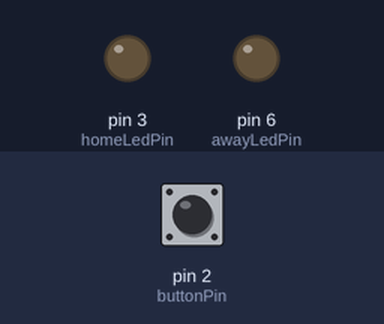
This sketch was run on a simulated Arduino Uno, built with avr-gcc and run on an emulated ATmega328P. On the bench: output pins drawn as LEDs (lit = HIGH). The test bench sets the inputs (shaded band); at power-on: pin 2 (buttonPin) HIGH. What the sketch prints to the serial monitor is not drawn.

Above: at 1.2 s.
1.3 s: pin 2 (buttonPin) pulled LOW for 0.15 s
At 2.3 s:
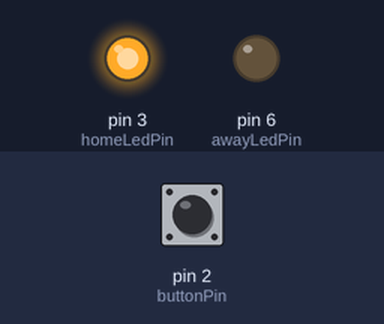
2.9 s: pin 2 (buttonPin) pulled LOW for 1 s
At 3.6 s:
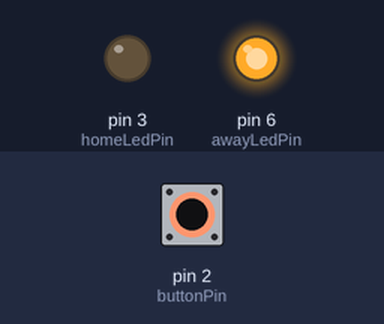
5.4 s: pin 2 (buttonPin) pulled LOW for 3.2 s
At 6.6 s:
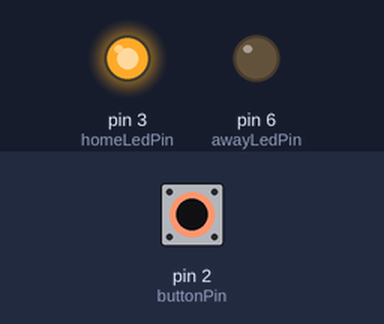
Timing chart, 0 to 8.4 s (numbered marks = the images above; inputs shaded):
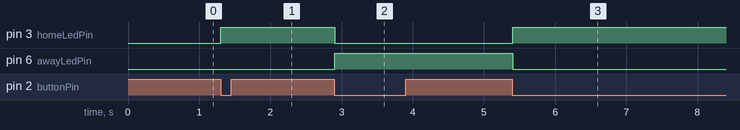

The sketch:

spaceAPI.ino
```cpp
// (licence header left out)
#include <EtherCard.h>

#define REQUEST_RATE 5000 // milliseconds

static byte techincIp[] = { 82, 94, 235, 169 } ;

char techincSite[] PROGMEM = "www.techinc.nl";
char googleSite[] PROGMEM = "www.google.com";


// ethernet interface mac address
static byte mymac[] = { 0x74,0x69,0x69,0x2D,0x30,0x31 };
// ethernet interface ip address
static byte myip[] = { 192,168,3,203 }; // nanode ip
// gateway ip address
static byte gwip[] = { 192,168,3,1 }; // gateway (router) ip
// remote website ip address and port
static byte hisip[] = { 192,168,3,1 }; // ip of the site you request
// remote website name
char website[] PROGMEM = "192.168.3.1"; // the hostname of the url of the site you request

// ~guidocalvano/
static BufferFiller bfill;  // used as cursor while filling the buffer
byte Ethernet::buffer[500];   // a very small tcp/ip buffer is enough here
static long timer;

int awayLedPin = 6 ;
int homeLedPin = 3 ;
int buttonPin = 2 ;

/*

char page[] PROGMEM = "HTTP/1.0 200 OK\r\n"
"Content-Type: text/html\r\n"
"\r\n"
"<html>"
  "<head><title>"
    "No worries"
  "</title></head>"
  "<body>"
    "<h3>This service is currently fine</h3>"
    "<p><em>"
      "The main server is currently on-line.<br />"
    "</em></p>"
  "</body>"
"</html>"
;
*/


byte* nextLine( byte* bufferOffset )
  {
   while( *bufferOffset != '\n' )
     bufferOffset++ ;

   bufferOffset++ ;

   return bufferOffset ;
  } ;

/*
void processUpdate()
  {
   word len = ether.packetReceive() ;
   word pos = ether.packetLoop(len) ;

   if( pos )
      {

       Serial.println( "start of packet\n" );
       bfill = ether.tcpOffset();
       byte* dataOffset = (byte*) Ethernet::buffer + pos ;

       Serial.println( (char*) dataOffset ) ;

       byte* next = nextLine( nextLine( nextLine( nextLine( nextLine( nextLine( dataOffset ) ) ) ) ) ) ;

       Serial.println( "payload" ) ;
       Serial.println( (char*) next ) ;

       word offset = *next ;
       next++ ;
       word length = *next ;
       next++ ;

       for( int i = 0 ; i < length ; i++ )
          {
           pwmVal[ offset + i ] =  *next ;
           next++ ;
          }

       Serial.println( "end of packet\n" );

       memcpy_P(ether.tcpOffset(), page, sizeof page);
       ether.httpServerReply(sizeof page - 1);
     }
    } ;
*/
// called when the client request is complete

static void my_callback (byte status, word off, word len) {

  Serial.println(">>>");
  Ethernet::buffer[off+300] = 0;
  Serial.print((const char*) Ethernet::buffer + off);
  Serial.println("...");
}

void setupEtherCard()
    {
     if (ether.begin(sizeof Ethernet::buffer, mymac) == 0)
         Serial.println( "Failed to access Ethernet controller");

     ether.staticSetup(myip, gwip);

     ether.copyIp(ether.hisip, hisip);
     ether.printIp("Server: ", ether.hisip);

     while (ether.clientWaitingGw())
        ether.packetLoop(ether.packetReceive());

     Serial.println("Gateway found");

  if (!ether.dnsLookup(techincSite))
    Serial.println("DNS failed");

         Serial.println("DNS lookup win");
    }


int isDown = false ;
int someoneHome = false ;

void setHome()
  {

   // Serial.println( "setHome()" ) ;
   digitalWrite( homeLedPin, HIGH ) ;
   digitalWrite( awayLedPin, LOW  ) ;

   ether.browseUrl(PSTR("/space/index.php?state=open&key=blablabla"), "", techincSite, my_callback ) ;
  }


void setAway()
  {
  //  Serial.println( "setAway()" ) ;

   digitalWrite( homeLedPin, LOW  ) ;
   digitalWrite( awayLedPin, HIGH ) ;
    // /space/index.php?state=closed&key=blablabla
   ether.browseUrl(PSTR("/space/index.php?state=closed&key=blablabla"), "", techincSite, my_callback ) ;
  }


void setup () {
  Serial.begin(57600);
  Serial.println("\nSTART OF EXECUTION");


  pinMode( buttonPin,  INPUT  ) ;
    digitalWrite( buttonPin,  HIGH  ) ;
  pinMode( homeLedPin, OUTPUT ) ;
  pinMode( awayLedPin,    OUTPUT ) ;


   setupEtherCard() ;
  ether.packetLoop(ether.packetReceive());

 /* call these to set the state of the space
  setHome() ;
  */
  Serial.println( "end setup" ) ;
}

long t = 0 ;

void loop ()
  {


   ether.packetLoop(ether.packetReceive());
   int nextIsDown = digitalRead( buttonPin ) ;

   // debuggin code that prints the button state
  // if( t + 1000 < millis() )
     {
      Serial.println( "buttonPin=" ) ; Serial.println( nextIsDown ) ;

      t = millis() ;
     }


   if(  isDown && !nextIsDown )
     {
      someoneHome = !someoneHome ;
      // activate this to actually set the state of the space and inform the server
      if( someoneHome )
            setHome() ;

      else
            setAway() ;

     } ;

    isDown = nextIsDown ;
   // processUpdate() ;


  }
```

Measured:
- after the input at 1.3 s, pin 3 (homeLedPin): LOW → HIGH at once
- after the input at 2.9 s, pin 3 (homeLedPin): HIGH → LOW at once; pin 6 (awayLedPin): LOW → HIGH at once
- after the input at 5.4 s, pin 3 (homeLedPin): LOW → HIGH at once; pin 6 (awayLedPin): HIGH → LOW at once
